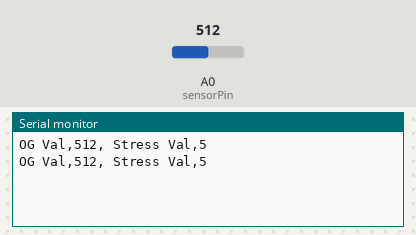
Recording of a sketch running on a simulated Arduino Mega 2560, built with avr-gcc and run on an emulated ATmega2560. Shown: the last lines printed to the serial monitor. Inputs (shaded band) come from the test bench; at power-on: A0 (sensorPin) = 512.

Above: at 2.8 s.
2.9 s: A0 (sensorPin) set to 716
At 5.2 s:
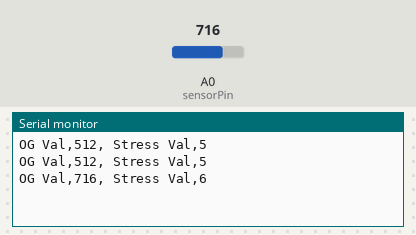
5.6 s: A0 (sensorPin) set to 900
At 6.9 s:
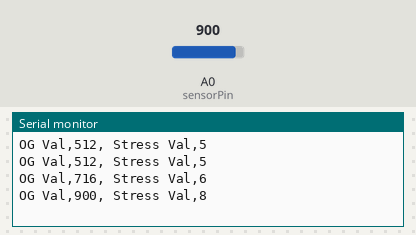
Timing chart, 0 to 8.6 s (numbered marks = the images above; inputs shaded):
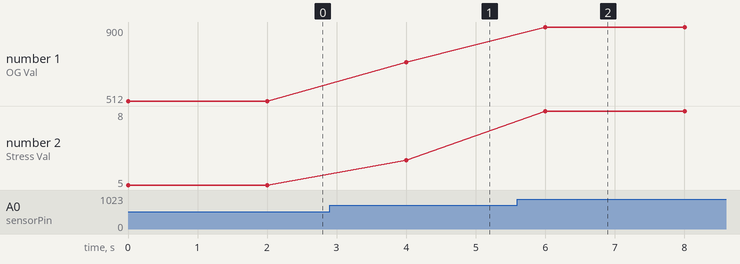

Measured:
- after the input at 2.9 s, the serial monitor: prints a new line after 1.1 s (image 1)
- after the input at 5.6 s, the serial monitor: prints a new line after 0.40 s (image 2)
- plotted number 1: 512 → 716 after the input at 2.9 s, 716 → 900 after the input at 5.6 s
- plotted number 2: 5 → 6 after the input at 2.9 s, 6 → 8 after the input at 5.6 s

The sketch:

smartcharmssensor.ino
```cpp
/*
 *  Smart Charms - smartcharmssensor.ino
 *  Dev - MARIa deniSE Yala
 *
 *  Smart Charms is program to collect sensor data
 *  from a handheld stress toy that can be squeezed,
 *  pressed or crushed in one's hand. Sensor values
 *  are passed to a p5 sketch and visualized on screen
 *  to hepl calm the wearer down or distract them from
 *  their anxieties.
 *
 *  Last Modified - 01 / 31 / 19
 */
#include <ArduinoJson.h> // Install version 5.13.3

const int sensorPin = A0;
int sensorMax = 1023;
int sensorMin = 0;

void setup() {
  // initialize serial communication
  Serial.begin(9600);
  Serial1.begin(9600);
}

void loop() {
  // read the sensor value on analog pin 0;
  int sensorValue = analogRead(sensorPin);
  // map the values to the range 0 to 1023
  int stressValue = map(sensorValue,sensorMin,sensorMax,0,10);
  Serial1.print("OG Val");
  Serial.print("OG Val");
  Serial1.print(",");
  Serial.print(",");
  Serial1.print(sensorValue);
  Serial.print(sensorValue);
  Serial1.print(",");
  Serial.print(",");
  Serial1.print(" Stress Val");
  Serial.print(" Stress Val");
  Serial1.print(",");
  Serial.print(",");
  Serial1.println(stressValue);
  Serial.println(stressValue);
  delay(2000); // delay in between reads for stability

}
```
